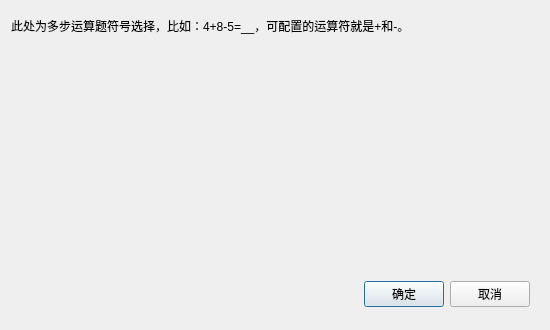
<?xml version="1.0" encoding="UTF-8"?>
<ui version="4.0">
 <class>Dialog</class>
 <widget class="QDialog" name="Dialog">
  <property name="geometry">
   <rect>
    <x>0</x>
    <y>0</y>
    <width>550</width>
    <height>330</height>
   </rect>
  </property>
  <property name="windowTitle">
   <string>运算符号设置</string>
  </property>
  <layout class="QVBoxLayout" name="verticalLayout_2">
   <item>
    <widget class="QLabel" name="label">
     <property name="maximumSize">
      <size>
       <width>16777215</width>
       <height>30</height>
      </size>
     </property>
     <property name="text">
      <string>此处为多步运算题符号选择，比如：4+8-5=__，可配置的运算符就是+和-。</string>
     </property>
    </widget>
   </item>
   <item>
    <widget class="QWidget" name="wgtContent" native="true">
     <layout class="QVBoxLayout" name="verticalLayout"/>
    </widget>
   </item>
   <item>
    <widget class="QWidget" name="widget" native="true">
     <property name="maximumSize">
      <size>
       <width>16777215</width>
       <height>50</height>
      </size>
     </property>
     <layout class="QHBoxLayout" name="horizontalLayout_4">
      <item>
       <spacer name="horizontalSpacer">
        <property name="orientation">
         <enum>Qt::Horizontal</enum>
        </property>
        <property name="sizeHint" stdset="0">
         <size>
          <width>303</width>
          <height>20</height>
         </size>
        </property>
       </spacer>
      </item>
      <item>
       <widget class="QPushButton" name="btnOK">
        <property name="text">
         <string>确定</string>
        </property>
       </widget>
      </item>
      <item>
       <widget class="QPushButton" name="btnCancel">
        <property name="text">
         <string>取消</string>
        </property>
       </widget>
      </item>
     </layout>
    </widget>
   </item>
  </layout>
 </widget>
 <resources/>
 <connections/>
</ui>
